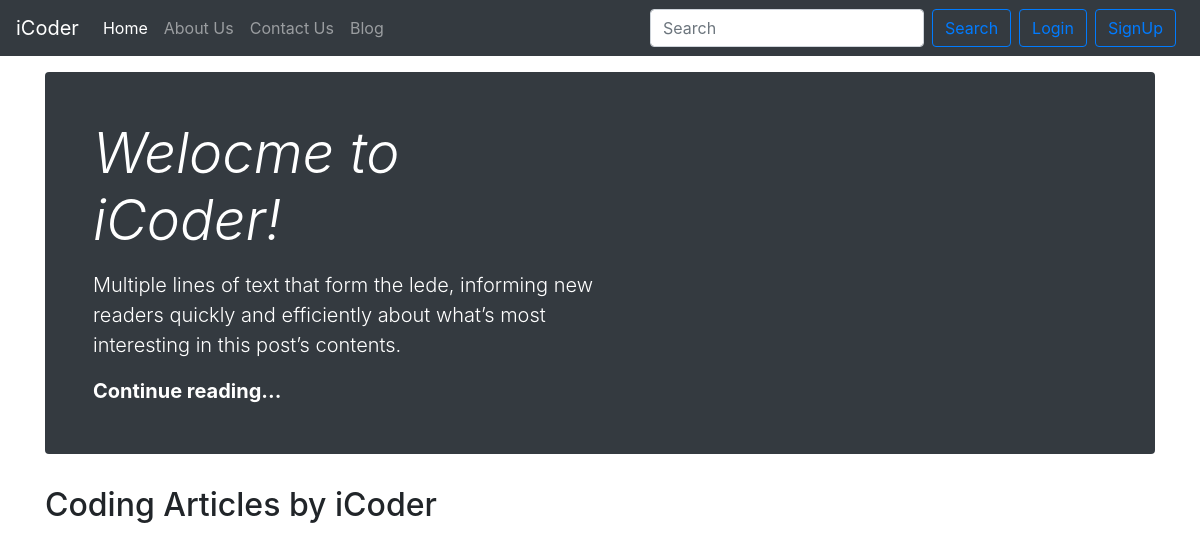
The app's page /, older data.
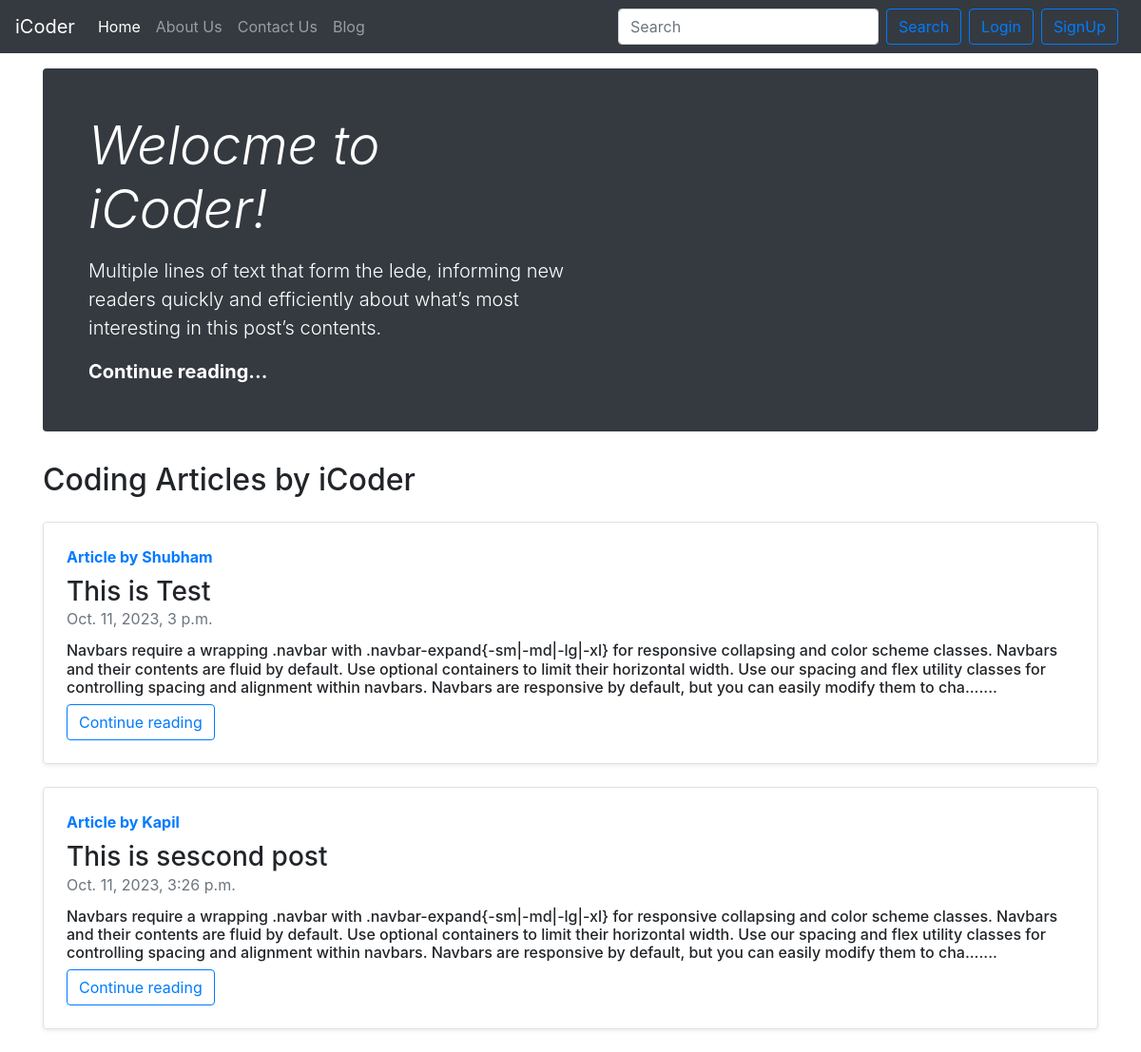
The same page, newer data.
### blog/models.py (models this page shows, shortened)
class Post(models.Model):
     sno= models.AutoField(primary_key=True,)
     title= models.CharField(max_length=255, default="")
     author= models.CharField(max_length=100, default="")
     content= models.TextField()
     slug=models.CharField(max_length=20, default="")
     timeStamp=models.DateTimeField(blank=True, default="")

### home/views.py (the view)
# urls.py: path('', views.home, name='home'),
def home(request):
    allPosts= Post.objects.all()
    context={'allPosts': allPosts}
    return render(request , 'home/home.html', context)

### templates/home/home.html (shortened to what this page needs)
{% extends 'common.html' %}
{% block homeactive %}
  active
{% endblock %}
{% block body %}
  <div class="container my-3">
    <div class="jumbotron p-4 p-md-5 text-white rounded bg-dark">
      <div class="col-md-6 px-0">
        <h1 class="display-4 font-italic">Welocme to iCoder!</h1>
        <p class="lead my-3">Multiple lines of text that form the lede, informing new readers quickly and efficiently about what’s most interesting in this post’s contents.</p>
        <p class="lead mb-0">
          <a href="/blog" class="text-white font-weight-bold">Continue reading...</a>
        </p>
      </div>
    </div>
  </div>
  <div class="container my-3">
    <h2>Coding Articles by iCoder</h2>
    {% for post in allPosts  %}
    <div class="row no-gutters border rounded overflow-hidden flex-md-row  my-4 shadow-sm h-md-250 position-relative">
      <div class="col p-4 d-flex flex-column position-static">
        <strong class="d-inline-block mb-2 text-primary">Article by {{post.author}}</strong>
        <h3 class="mb-0">{{post.title}}</h3>
        <div class="mb-1 text-muted">{{post.timeStamp}}</div>
        <h6 class="card-text my-2 mb-2">{{post.content|slice:"0:400"}}.......</h6>
        <a href="/blog"><button class="btn btn-outline-primary"> Continue reading
        </button></a>
      </div>
    </div>
     {% endfor %}
  </div>
{% endblock %}

### templates/common.html (shortened to what this page needs)
<!DOCTYPE html>
<html lang="en">
<head>
  <link rel="stylesheet" href="https://cdn.jsdelivr.net/npm/bootstrap@4.6.2/dist/css/bootstrap.min.css"
 />
</head>
<body>
  <nav class="navbar navbar-expand-lg navbar-dark bg-dark">
    <a class="navbar-brand" href="/">iCoder</a>
    <div class="collapse navbar-collapse" id="navbarSupportedContent">
      <ul class="navbar-nav mr-auto">
        <li class="nav-item {% block homeactive %}
            {% endblock %}">
          <a class="nav-link" href="/">Home</a>
        </li>
        <li class="nav-item {% block aboutactive %}
            {% endblock %}">
          <a class="nav-link" href="/about">About Us</a>
        </li>
        <li class="nav-item {% block contactactive %}
            {% endblock %}">
          <a class="nav-link" href="/contact">Contact Us</a>
        </li>
        <li class="nav-item {% block blogactive %}
            {% endblock %}">
          <a class="nav-link" href="/blog">Blog</a>
        </li>
      </ul>
      <form method="get" action="/search" class="form-inline my-2 my-lg-0">
        <input class="form-control mr-sm-2" type="search" placeholder="Search" name="query" id="query"
          aria-label="Search" />
        <button class="btn btn-outline-primary my-2 my-sm-0" type="submit">Search</button>
      </form>
      <button type="button" class="btn btn-outline-primary ml-2 " data-toggle="modal"
        data-target="#loginModalTitle">Login</button>
      <button type="button" class="btn btn-outline-primary mx-2" data-toggle="modal"
        data-target="#signupModal1">SignUp</button>
    </div>
  </nav>
  {% block body %}
  {% endblock %}
</body>
</html>

Row changes from the older to the newer data that the page shows:
added Post: author "Shubham", title "This is Test", timeStamp "Oct. 11, 2023, 3 p.m.", content "Navbars require a wrapping .navbar with .navbar-expand{-sm|-md|-lg|-xl} for responsive collapsing and color scheme classes. Navbars and their contents are fluid by default. Use optional containers to limit their horizontal width. Use our spacing and flex utility classes for controlling spacing and alignment within navbars. Navbars are responsive by default, but you can easily modify them to cha"
added Post: author "Kapil", title "This is sescond post", timeStamp "Oct. 11, 2023, 3:26 p.m.", content "Navbars require a wrapping .navbar with .navbar-expand{-sm|-md|-lg|-xl} for responsive collapsing and color scheme classes. Navbars and their contents are fluid by default. Use optional containers to limit their horizontal width. Use our spacing and flex utility classes for controlling spacing and alignment within navbars. Navbars are responsive by default, but you can easily modify them to cha"
